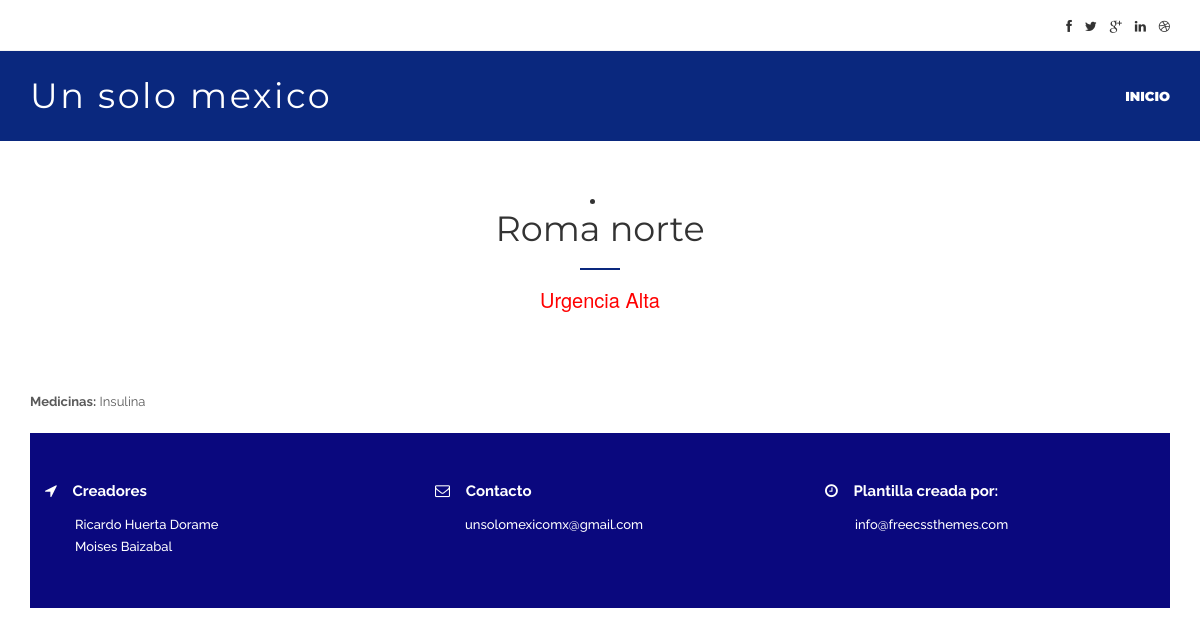
The app's page /website/vercentro/3 with its own data.
### website/models.py (models this page shows)
class CentroDeAcopio(models.Model):
    ciudad = models.CharField(max_length=200)
    estado = models.CharField(max_length=200)
    centro = models.CharField(max_length=200)
    direccion = models.CharField(max_length=200)
    urgencia = models.CharField(max_length=10)
    brigadistas = models.CharField(max_length=2)
    contacto = models.CharField(max_length=200)
    telefono = models.IntegerField(default=0)
    viveres = models.CharField(max_length=5000)
    medicamentos = models.CharField(max_length=5000)
    herramientas = models.CharField(max_length=5000)
    ubicacion = models.CharField(max_length=1000)
    infoAdicional = models.CharField(max_length=2000)
    updated_at = models.DateTimeField(auto_now=True)

### website/views.py (the view)
# urls.py: url(r'^vercentro/(?P<pk>\d+)$', views.CentroDeAcopioDetail.as_view(), name='centrodeacopio_detail'),
class CentroDeAcopioDetail(DetailView):
    model = CentroDeAcopio
    def get_context_data(self, **kwargs):
        context = super(CentroDeAcopioDetail, self).get_context_data(**kwargs)
        return context

### website/templates/website/centrodeacopio_detail.html (shortened to what this page needs)
{% extends "website/base.html" %}
{% block content %}
<section class="centros-section" id="centros">
  <div class="container">
    <div class="title-section">
      {% if centrodeacopio.urgencia == "Alta" %}
      <li><h1>{{ centrodeacopio.centro }}</h1><h2>Urgencia {{centrodeacopio.urgencia}}</h2><br>
      {% else %}
      <li><h1>{{ centrodeacopio.centro }}</h1><h4>Urgencia {{centrodeacopio.urgencia}}</h4>
      {% endif %}
</div>
  <p><strong>Medicinas:</strong> {{ centrodeacopio.medicamentos }}</p>
{% endblock %}

### website/static/website/css/style.css (style rules this page uses)
p { font-size: 13px; color: #5a5a5a; font-family: 'Raleway', sans-serif; font-weight: 400; line-height: 22px; margin: 0 0 10px; }
.title-section { margin-bottom: 50px; text-align: center; }
.title-section h1 { color: #333333; font-size: 35px; font-family: 'Montserrat', sans-serif; font-weight: 400; margin: 0 0 30px; padding-bottom: 20px; margin-bottom: 20px; position: relative; }
.title-section h1:after { position: absolute; content: ''; width: 40px; height: 2px; background: #0a287e; bottom: -1px; left: 50%; margin-left: -20px; }
.centros-section { padding: 50px 0; }

### website/static/website/style.css (style rules this page uses)
body { background: white no-repeat right bottom; }
h2 { color: red; font-size: 20px; }

### records on screen
CentroDeAcopio: centro "Roma norte", urgencia "Alta", medicamentos "Insulina"
